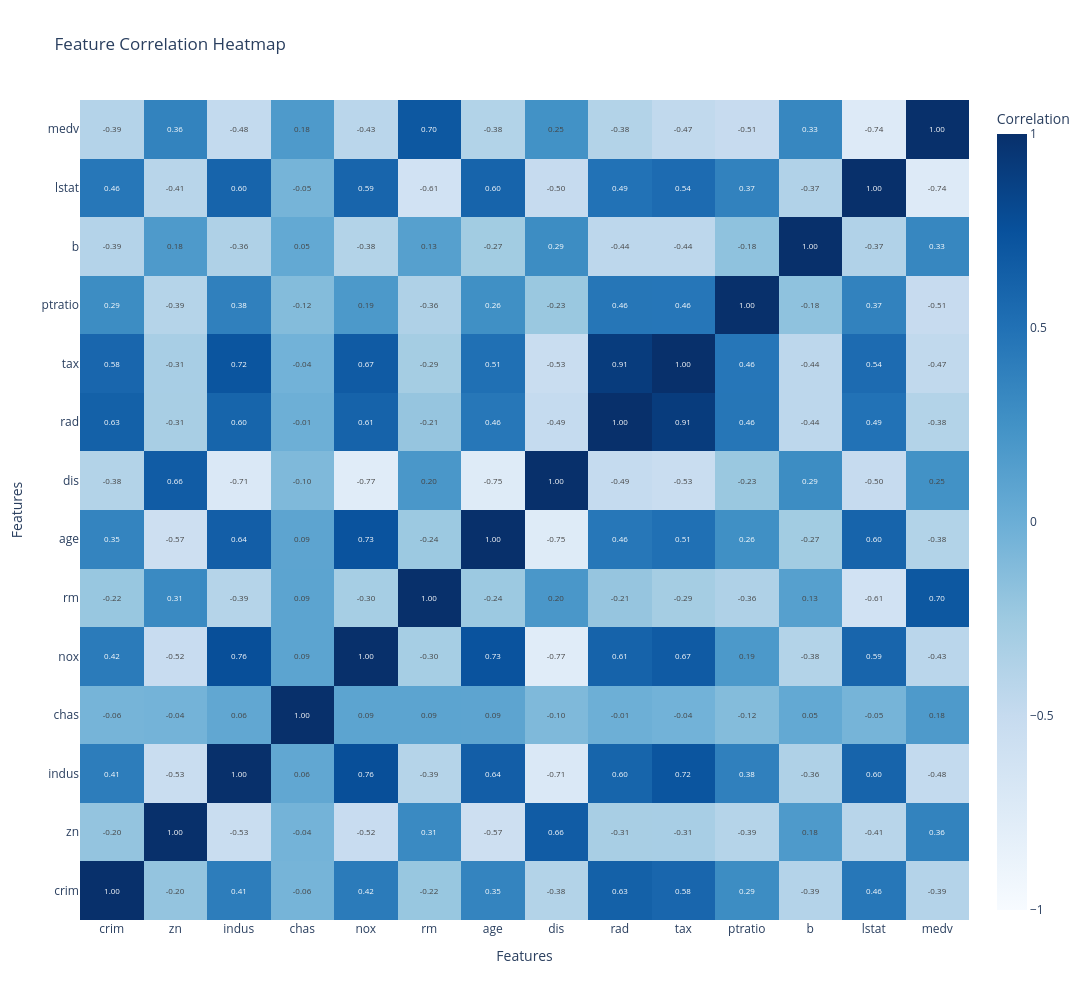

Notebook code cell kept with this figure:
### Code cell
# 7. CORRELATION HEATMAP (Interactive Plotly)
# Load full dataset for correlation
import kagglehub
path = kagglehub.dataset_download("arunjangir245/boston-housing-dataset")
df = pd.read_csv(path + '/BostonHousing.csv')
df = df.fillna(df.median())

corr_matrix = df.corr()

fig = go.Figure(data=go.Heatmap(
    z=corr_matrix.values,
    x=corr_matrix.columns,
    y=corr_matrix.index,
    colorscale='Blues',
    zmid=0,
    text=np.round(corr_matrix.values, 2),
    texttemplate='%{text:.2f}',
    textfont={"size": 8},
    hovertemplate='%{x} vs %{y}<br>Correlation: %{z:.3f}<extra></extra>',
    colorbar_title='Correlation'
))

fig.update_layout(
    title='Feature Correlation Heatmap',
    xaxis_title='Features',
    yaxis_title='Features',
    template='plotly_white',
    width=1200,
    height=1000
)

fig.write_image(f'{RESULTS_DIR}/correlation_heatmap.png', width=1400, height=1000, scale=2)
fig.show()
print("Saved: correlation_heatmap.png")

### Figure 1 — Plotly figure (JSON) as saved in the notebook; plotly's stock layout.template omitted (floating-point values rounded to 4 significant figures; data arrays with more than 128 entries replaced by an {"elided": "..."} marker saying what was removed)
{"data": [{"colorbar": {"title": {"text": "Correlation"}}, "colorscale": [[0, "rgb(247,251,255)"], [0.125, "rgb(222,235,247)"], [0.25, "rgb(198,219,239)"], [0.375, "rgb(158,202,225)"], [0.5, "rgb(107,174,214)"], [0.625, "rgb(66,146,198)"], [0.75, "rgb(33,113,181)"], [0.875, "rgb(8,81,156)"], [1, "rgb(8,48,107)"]], "hovertemplate": "%{x} vs %{y}<br>Correlation: %{z:.3f}<extra></extra>", "text": {"elided": "14x14 float values"}, "textfont": {"size": 8}, "texttemplate": "%{text:.2f}", "type": "heatmap", "x": ["crim", "zn", "indus", "chas", "nox", "rm", "age", "dis", "rad", "tax", "ptratio", "b", "lstat", "medv"], "y": ["crim", "zn", "indus", "chas", "nox", "rm", "age", "dis", "rad", "tax", "ptratio", "b", "lstat", "medv"], "z": {"elided": "14x14 float values"}, "zmid": 0}], "layout": {"height": 1000, "title": {"text": "Feature Correlation Heatmap"}, "width": 1200, "xaxis": {"title": {"text": "Features"}}, "yaxis": {"title": {"text": "Features"}}}}
